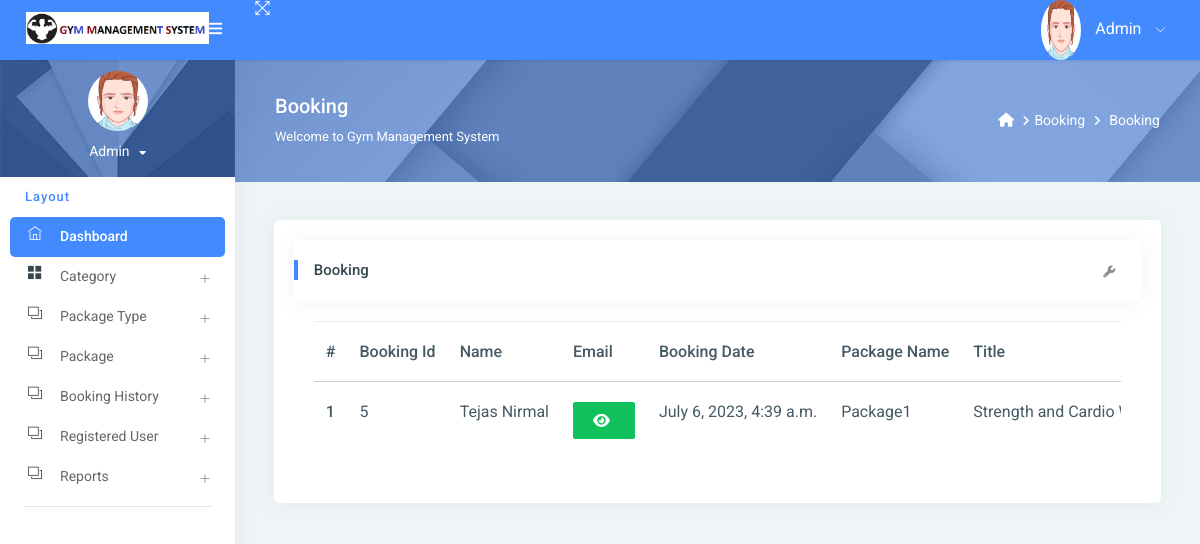
Screenshot of /new_booking/ (signed in) with the database file from the repository.
### gym/models.py (models this page shows, shortened)
class Booking(models.Model):
    package = models.ForeignKey(Package, on_delete=models.CASCADE, null=True, blank=True)
    register = models.ForeignKey(Signup, on_delete=models.CASCADE, null=True, blank=True)
    bookingnumber = models.CharField(max_length=100, null=True, blank=True)
    status = models.IntegerField(choices=STATUS, default=1)
    creationdate = models.DateTimeField(auto_now_add=True)

class Signup(models.Model):
    user = models.ForeignKey(User, on_delete=models.CASCADE, null=True)
    mobile = models.CharField(max_length=15, null=True)
    state = models.CharField(max_length=150, null=True)
    city = models.CharField(max_length=150, null=True)
    address = models.CharField(max_length=200, null=True)
    creationdate = models.DateTimeField(auto_now_add=True)

class Package(models.Model):
    category = models.ForeignKey(Category, on_delete=models.CASCADE, null=True)
    packagename = models.ForeignKey(Packagetype, on_delete=models.CASCADE, null=True)
    titlename = models.CharField(max_length=200, null=True)
    packageduration = models.CharField(max_length=50, null=True)
    price = models.CharField(max_length=200, null=True)
    description = models.CharField(max_length=200, null=True)
    creationdate = models.DateTimeField(auto_now_add=True)

class Packagetype(models.Model):
    category = models.ForeignKey(Category, on_delete=models.CASCADE, null=True)
    packagename = models.CharField(max_length=200, null=True)
    creationdate = models.DateTimeField(auto_now_add=True)
    def __str__(self):
        return self.packagename

### gym/views.py (the view)
# urls.py: path('new_booking/', new_booking, name='new_booking'),
@login_required(login_url='/admin_login/')
def new_booking(request):
    action = request.GET.get('action')
    data = Booking.objects.filter()
    if action == "New":
        data = data.filter(status="1")
    elif action == "Partial":
        data = data.filter(status="2")
    elif action == "Full":
        data = data.filter(status="3")
    elif action == "Total":
        data = data.filter()
    if request.user.is_staff:
        return render(request, "admin/new_booking.html", locals())
    else:
        return render(request, "booking_history.html", locals())

### gym/templates/admin/new_booking.html (shortened to what this page needs)
{% extends 'admin_base.html' %}
{% load static %}
{% block main %}
<link rel="stylesheet" href="https://cdnjs.cloudflare.com/ajax/libs/font-awesome/6.2.0/css/all.min.css" />
<div class="page-header">
    <div class="page-block">
        <div class="row align-items-center">
            <div class="col-md-8">
                <div class="page-header-title">
                    <h5 class="m-b-10">{{request.GET.action}} Booking</h5>
                    <p class="m-b-0">Welcome to Gym Management System</p>
                </div>
            </div>
            <div class="col-md-4">
                <ul class="breadcrumb-title">
                    <li class="breadcrumb-item">
                        <a href="{% url 'admin_home' %}"> <i class="fa fa-home"></i> </a>
                    </li>
                    <li class="breadcrumb-item"><a href="">Booking</a>
                    </li>
                    <li class="breadcrumb-item"><a href="">{{request.GET.action}} Booking</a>
                    </li>
                </ul>
            </div>
        </div>
    </div>
</div>
<div class="pcoded-inner-content">
    <div class="main-body">
        <div class="page-wrapper">
            <div class="page-body">
                <div class="row">
                    <div class="col-md-12">
                        <div class="card">
                            <div class="card-block">
                                <div class="card-header">
                                    <h5>{{request.GET.action}} Booking</h5>
                                    <div class="card-header-right">
                                        <ul class="list-unstyled card-option">
                                            <li><i class="fa fa fa-wrench open-card-option"></i></li>
                                        </ul>
                                    </div>
                                </div>
                                <div class="card-block table-border-style">
                                    <div class="table-responsive">
                                        <table class="table">
                                            <thead>
                                            <tr>
                                                <th>#</th>
                                                <th>Booking Id</th>
                                                <th>Name</th>
                                                <th>Email</th>
                                                <th>Booking Date</th>
                                                <th>Package Name</th>
                                                <th>Title</th>
                                            </tr>
                                            </thead>
                                            <tbody>
                                            {% for i in data %}
                                            <tr>
                                                <th scope="row">{{forloop.counter}}</th>
                                                <td>{{i.id}}</td>
                                                <td>{{i.register.user.first_name}} {{i.register.user.last_name}}</td>
                                                 <td><span id="email-{{forloop.counter}}" class="password">{{i.register.user.username}}</span>
                                                     <button type="button" class="btn btn-success" id="email-btn-{{forloop.counter}}" onclick="togglePassword('email-{{forloop.counter}}', this.id)"><i class="fa fa-eye"></i></button>
                                                 </td>
                                                 <td>{{i.creationdate}}</td>
                                                <td>{{i.package.packagename}}</td>
                                                <td>{{i.package.titlename}}</td>
                                            </tr>
                                            {% endfor %}
                                            </tbody>
                                        </table>
                                    </div>
                                </div>
                            </div>
                        </div>
                    </div>
                </div>
            </div>
        </div>
    </div>
</div>
{% endblock %}

### gym/templates/admin/new_booking.html (style rules this page uses)
.table-responsive { font-size:11px; }
td { padding:0px; }

### rows the page displays
Booking: id "5", register.user.first_name "Tejas", register.user.last_name "Nirmal", creationdate "July 6, 2023, 4:39 a.m.", package.packagename "Package1", package.titlename "Strength and Cardio…"
